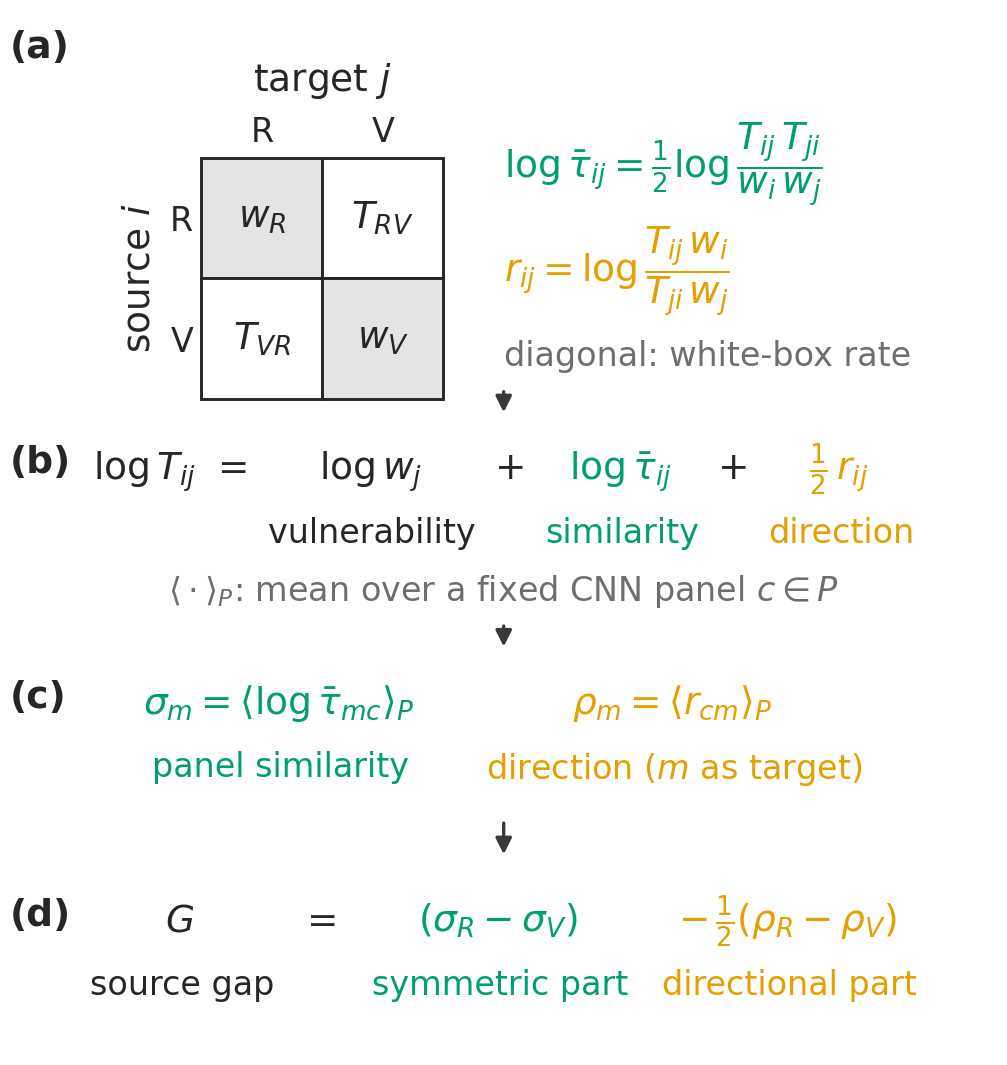

This chart was generated by the following Python code:
#!/usr/bin/env python3
"""Decomposition schematic (brief 12, section 6.2). No data: symbols only.

Change log (degisiklik notu):
- 2026-10-31, hakem konseyi m15 (birlesik.md; mercek_sunum bulgu 12): panels lettered (a)-(d) like
  every other figure (were (1)-(4)); the panel mean is written <.>_P (angle brackets with subscript
  P) instead of an overline, so it no longer collides with the overline of tau-bar (geometric mean
  of the two directions): sigma_m = <log tau-bar_mc>_P, rho_m = <r_cm>_P. The grey note under (b)
  defines <.>_P. NOTE for the author: the caption of fig:decomposition_schematic (03_methodology)
  still says "overline: mean over panel members"; it should say "<.>_P: mean over panel members".
- 2026-10-31, mercek_sunum bulgu 13 (A12, small type): the two definitions in (a) use display-style
  fractions (dfrac), so subscripts inside the fraction print at 0.7 x 9 = 6.3 pt instead of
  0.7 x 0.7 x 9 = 4.4 pt.
- 2026-10-31: width 3.358 in (= columnwidth of ieeeaccess.cls, see konsey_ortak.py).

One column (3.358 in), read top to bottom. (a) The two-model target-correct transfer matrix T with the
white-box vulnerabilities w on the diagonal, next to the definitions of the symmetric similarity
log tau_ij and the directional residual r_ij. (b) The exact split
log T_ij = log w_j + log tau_ij + r_ij / 2. (c) Averages <.>_P over a fixed CNN panel P give the
model-level similarity sigma_m and direction rho_m. (d) The panel source gap of V relative to R is a symmetric
part plus a directional part. Colours follow the council palette (similarity green, direction
orange); every coloured term also carries a word label, so the figure reads in grey scale.

Self-check (not drawn): on seeded random positive matrices the script confirms that the identity
in (2) holds exactly and that the panel source gap equals the expression in (4); the figure is not
written otherwise.

    docker exec -w /workspace adeb_eval python -B paper/figures/konsey/fig_decomposition_schematic.py
"""
import argparse
import sys
from pathlib import Path

sys.path.insert(0, str(Path(__file__).resolve().parent))
import konsey_ortak as K  # noqa: E402
import matplotlib.pyplot as plt  # noqa: E402
import numpy as np  # noqa: E402
from matplotlib.patches import FancyArrowPatch, Rectangle  # noqa: E402

SCRIPT_REL = "paper/figures/konsey/fig_decomposition_schematic.py"
GREY = "#e4e4e4"


def identity_check(seed, trials=200):
    """Random positive rates for 2 models + a panel of 5: identity (2) and gap formula (4)."""
    rng = np.random.default_rng(seed)
    worst_id, worst_gap = 0.0, 0.0
    for _ in range(trials):
        n = 7  # models 0 = R, 1 = V, 2..6 = panel
        T = rng.uniform(0.05, 0.95, size=(n, n))
        w = np.diag(T).copy()
        L = np.log(T)
        lw = np.log(w)
        ltau = 0.5 * (L + L.T - lw[:, None] - lw[None, :])
        r = (L - L.T) - (lw[None, :] - lw[:, None])          # r_ij = log(T_ij/T_ji) - log(w_j/w_i)
        rec = lw[None, :] + ltau + 0.5 * r
        off = ~np.eye(n, dtype=bool)
        worst_id = max(worst_id, float(np.abs(rec - L)[off].max()))
        P = list(range(2, n))
        sig = {m: ltau[m, P].mean() for m in (0, 1)}
        rho = {m: r[P, m].mean() for m in (0, 1)}               # rho_m = mean_c r_cm
        G = L[0, P].mean() - L[1, P].mean()                     # panel source gap of V relative to R
        worst_gap = max(worst_gap, abs(G - ((sig[0] - sig[1]) - 0.5 * (rho[0] - rho[1]))))
    return float(worst_id), float(worst_gap)


def place_row(fig, R, y, items, gap_in, W):
    """Place [(text, colour, label or None, fontsize)] centred on the figure at height y (fig coords).
    Each slot is as wide as the larger of its term and its label; returns created text objects."""
    tmp = []
    for txt, col, lab, fs in items:
        t = fig.text(0, y, txt, color=col, fontsize=fs, ha="left", va="baseline")
        lt = fig.text(0, y, lab, fontsize=8, ha="center", va="top", color=col) if lab else None
        tmp.append((t, lt))
    fig.canvas.draw()
    widths = []
    for t, lt in tmp:
        wt = t.get_window_extent(R).width
        wl = lt.get_window_extent(R).width if lt else 0.0
        widths.append((wt, max(wt, wl)))
    gap = gap_in * fig.dpi
    total = sum(s for _, s in widths) + gap * (len(widths) - 1)
    x = (W * fig.dpi - total) / 2
    for (t, lt), (wt, slot) in zip(tmp, widths):
        cx = x + slot / 2
        t.set_x((cx - wt / 2) / (W * fig.dpi))
        if lt:
            lt.set_x(cx / (W * fig.dpi))
            lt.set_y(y - 0.035)
        x += slot + gap
    return tmp


def arrow(fig, x, y0, y1):
    fig.add_artist(FancyArrowPatch((x, y0), (x, y1), transform=fig.transFigure, arrowstyle="-|>",
                                   mutation_scale=8, lw=0.8, color=K.EDGE))


def main():
    ap = argparse.ArgumentParser(description=__doc__.splitlines()[0])
    ap.add_argument("--name", default="fig_decomposition_schematic")
    ap.add_argument("--width-in", type=float, default=K.SINGLE_IN)
    ap.add_argument("--height-in", type=float, default=3.55)
    ap.add_argument("--dpi", type=int, default=300)
    ap.add_argument("--seed", type=int, default=20261031, help="seed of the random self-check")
    args = ap.parse_args()

    wid, wgap = identity_check(args.seed)
    if wid > 1e-12 or wgap > 1e-12:
        K.fail(f"identity self-check failed: {wid}, {wgap}")
    foy = K.Foy()
    foy.esit("identity log T = log w_j + log tau + r/2 (max abs residual, random matrices)", wid, 0.0, 1e-12,
             "algebraic self-check, not a result")
    foy.esit("gap G = (sigma_R - sigma_V) - (rho_R - rho_V)/2 (max abs residual)", wgap, 0.0, 1e-12,
             "algebraic self-check, not a result")
    foy_sonuc = foy.bitir()

    K.style(0)
    W, H = args.width_in, args.height_in
    fig = plt.figure(figsize=(W, H))
    fig.patch.set_facecolor("white")
    R = fig.canvas.get_renderer()
    sym, dr = K.COL["sym"], K.COL["dir"]

    # (1) matrix
    ax = fig.add_axes([0.20, 0.625, 0.24, 0.24 * W / H])
    cells = {(0, 0): (r"$w_R$", GREY), (0, 1): (r"$T_{RV}$", "white"), (1, 0): (r"$T_{VR}$", "white"),
             (1, 1): (r"$w_V$", GREY)}
    for (i, j), (s, fc) in cells.items():
        ax.add_patch(Rectangle((j, i), 1, 1, fc=fc, ec=K.INK, lw=0.7, clip_on=False))
        ax.text(j + 0.5, i + 0.5, s, ha="center", va="center", fontsize=9)
    ax.set_xlim(0, 2)
    ax.set_ylim(2, 0)
    ax.set_xticks([0.5, 1.5])
    ax.set_xticklabels(["R", "V"])
    ax.set_yticks([0.5, 1.5])
    ax.set_yticklabels(["R", "V"])
    ax.xaxis.tick_top()
    ax.tick_params(length=0, pad=2)
    for sp in ax.spines.values():
        sp.set_visible(False)
    ax.set_xlabel("target $j$", labelpad=6)
    ax.xaxis.set_label_position("top")
    ax.set_ylabel("source $i$", labelpad=3)
    fig.text(0.50, 0.845, r"$\log\bar\tau_{ij}=\frac{1}{2}\log\dfrac{T_{ij}\,T_{ji}}{w_i\,w_j}$", color=sym,
             fontsize=9, ha="left", va="center")
    fig.text(0.50, 0.745, r"$r_{ij}=\log\dfrac{T_{ij}\,w_i}{T_{ji}\,w_j}$", color=dr, fontsize=9, ha="left",
             va="center")
    fig.text(0.50, 0.665, "diagonal: white-box rate", fontsize=8, ha="left", va="center", color=K.MUTE)
    arrow(fig, 0.5, 0.64, 0.605)

    # (2) exact split
    place_row(fig, R, 0.55, [(r"$\log T_{ij}$", K.INK, None, 9), ("=", K.INK, None, 9),
                              (r"$\log w_j$", K.INK, "vulnerability", 9), ("+", K.INK, None, 9),
                              (r"$\log\bar\tau_{ij}$", sym, "similarity", 9), ("+", K.INK, None, 9),
                              (r"$\frac{1}{2}\,r_{ij}$", dr, "direction", 9)], 0.06, W)
    fig.text(0.5, 0.445, r"$\langle\cdot\rangle_P$: mean over a fixed CNN panel $c\in P$", fontsize=8, ha="center",
             va="center", color=K.MUTE)
    arrow(fig, 0.5, 0.42, 0.385)

    # (3) panel averages
    place_row(fig, R, 0.33, [(r"$\sigma_m=\langle\log\bar\tau_{mc}\rangle_P$", sym, "panel similarity", 9),
                             (r"$\rho_m=\langle r_{cm}\rangle_P$", dr, "direction ($m$ as target)", 9)], 0.22, W)
    arrow(fig, 0.5, 0.235, 0.19)

    # (4) source gap
    place_row(fig, R, 0.125, [(r"$G$", K.INK, "source gap", 9), ("=", K.INK, None, 9),
                              (r"$(\sigma_R-\sigma_V)$", sym, "symmetric part", 9),
                              (r"$-\,\frac{1}{2}(\rho_R-\rho_V)$", dr, "directional part", 9)], 0.11, W)
    for lab, y in (("(a)", 0.955), ("(b)", 0.565), ("(c)", 0.345), ("(d)", 0.14)):
        K.panel_label(fig, 0.01, y, lab, va="center")

    min_pt = K.layout_checks(fig)
    out = K.OUTDIR
    pdf, png, moved = K.save(fig, out, args.name, args.dpi)
    kp = K.write_kanit(out, args.name, SCRIPT_REL, sys.argv[1:], [], (W, H), args.dpi, min_pt, {},
                       {"veri": "yok; yalniz semboller ve tanimlar (brif 6.2)"}, foy_sonuc,
                       [f"identity (2) on {200} seeded random 7-model matrices: max abs residual {wid:.1e}",
                        f"gap formula (4) on the same matrices: max abs residual {wgap:.1e}",
                        "no text overlap, all text inside, >= 8 pt, no Type 3 font"],
                       ["No number from any result file is drawn; the only numerals are the 1/2 of the definitions.",
                        "<.>_P denotes the mean over panel members c in P (for a panel member, P without itself); "
                        "since 2026-10-31 (m15) it replaces the overline of brief 12 section 3.1, which collided with "
                        "the overline of tau-bar. The caption must say '<.>_P: mean over panel members'.",
                        "Panels lettered (a)-(d) since 2026-10-31 (m15).",
                        "rho_m = mean_c r_cm: positive rho_m means m is directionally the weaker source."],
                       moved, extra={"rastgele_denetim_tohumu": args.seed})
    print(f"written: {pdf}\nwritten: {png}\nwritten: {kp}")
    print(f"self-check residuals {wid:.1e}, {wgap:.1e}; min font {min_pt}")


if __name__ == "__main__":
    main()
